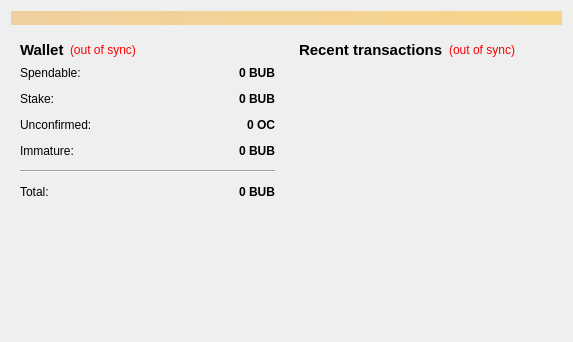
<?xml version="1.0" encoding="UTF-8"?>
<ui version="4.0">
 <class>OverviewPage</class>
 <widget class="QWidget" name="OverviewPage">
  <property name="geometry">
   <rect>
    <x>0</x>
    <y>0</y>
    <width>573</width>
    <height>342</height>
   </rect>
  </property>
  <property name="windowTitle">
   <string>Form</string>
  </property>
  <layout class="QVBoxLayout" name="topLayout">
   <item>
    <widget class="QLabel" name="labelAlerts">
     <property name="visible">
      <bool>false</bool>
     </property>
     <property name="styleSheet">
      <string notr="true">background-color: qlineargradient(x1: 0, y1: 0, x2: 1, y2: 0, stop:0 #F0D0A0, stop:1 #F8D488);  color:#000000
</string>
     </property>
     <property name="wordWrap">
      <bool>true</bool>
     </property>
     <property name="margin">
      <number>3</number>
     </property>
    </widget>
   </item>
   <item>
    <layout class="QHBoxLayout" name="horizontalLayout" stretch="1,1">
     <item>
      <layout class="QVBoxLayout" name="verticalLayout_2">
       <item>
        <widget class="QWidget" name="widget" native="true">
         <layout class="QVBoxLayout" name="verticalLayout_4">
          <item>
           <layout class="QHBoxLayout" name="horizontalLayout_4">
            <item>
             <widget class="QLabel" name="label_5">
              <property name="font">
               <font>
                <pointsize>11</pointsize>
                <weight>75</weight>
                <bold>true</bold>
               </font>
              </property>
              <property name="text">
               <string>Wallet</string>
              </property>
             </widget>
            </item>
            <item>
             <widget class="QLabel" name="labelWalletStatus">
              <property name="toolTip">
               <string>The displayed information may be out of date. Your wallet automatically synchronizes with the MMR network after a connection is established, but this process has not completed yet.</string>
              </property>
              <property name="styleSheet">
               <string notr="true">QLabel { color: red; }</string>
              </property>
              <property name="text">
               <string notr="true">(out of sync)</string>
              </property>
              <property name="alignment">
               <set>Qt::AlignLeading|Qt::AlignLeft|Qt::AlignVCenter</set>
              </property>
             </widget>
            </item>
            <item>
             <spacer name="horizontalSpacer_2">
              <property name="orientation">
               <enum>Qt::Horizontal</enum>
              </property>
              <property name="sizeHint" stdset="0">
               <size>
                <width>40</width>
                <height>20</height>
               </size>
              </property>
             </spacer>
            </item>
           </layout>
          </item>
          <item>
           <layout class="QFormLayout" name="formLayout_2">
            <property name="fieldGrowthPolicy">
             <enum>QFormLayout::AllNonFixedFieldsGrow</enum>
            </property>
            <property name="horizontalSpacing">
             <number>12</number>
            </property>
            <property name="verticalSpacing">
             <number>12</number>
            </property>
            <item row="0" column="0">
             <widget class="QLabel" name="label">
              <property name="text">
               <string>Spendable:</string>
              </property>
             </widget>
            </item>
            <item row="0" column="1">
             <widget class="QLabel" name="labelBalance">
              <property name="font">
               <font>
                <weight>75</weight>
                <bold>true</bold>
               </font>
              </property>
              <property name="cursor">
               <cursorShape>IBeamCursor</cursorShape>
              </property>
              <property name="toolTip">
               <string>Your current spendable balance</string>
              </property>
              <property name="text">
               <string notr="true">0 BUB</string>
              </property>
              <property name="alignment">
               <set>Qt::AlignRight|Qt::AlignTrailing|Qt::AlignVCenter</set>
              </property>
              <property name="textInteractionFlags">
               <set>Qt::LinksAccessibleByMouse|Qt::TextSelectableByKeyboard|Qt::TextSelectableByMouse</set>
              </property>
             </widget>
            </item>
            <item row="1" column="0">
             <widget class="QLabel" name="label_6">
              <property name="text">
               <string>Stake:</string>
              </property>
             </widget>
            </item>
            <item row="1" column="1">
             <widget class="QLabel" name="labelStake">
              <property name="font">
               <font>
                <weight>75</weight>
                <bold>true</bold>
               </font>
              </property>
              <property name="cursor">
               <cursorShape>IBeamCursor</cursorShape>
              </property>
              <property name="toolTip">
               <string>Total of coins that was staked, and do not yet count toward the current balance</string>
              </property>
              <property name="text">
               <string notr="true">0 BUB</string>
              </property>
              <property name="alignment">
               <set>Qt::AlignRight|Qt::AlignTrailing|Qt::AlignVCenter</set>
              </property>
              <property name="textInteractionFlags">
               <set>Qt::LinksAccessibleByMouse|Qt::TextSelectableByKeyboard|Qt::TextSelectableByMouse</set>
              </property>
             </widget>
            </item>
            <item row="2" column="0">
             <widget class="QLabel" name="label_3">
              <property name="text">
               <string>Unconfirmed:</string>
              </property>
             </widget>
            </item>
            <item row="2" column="1">
             <widget class="QLabel" name="labelUnconfirmed">
              <property name="font">
               <font>
                <weight>75</weight>
                <bold>true</bold>
               </font>
              </property>
              <property name="cursor">
               <cursorShape>IBeamCursor</cursorShape>
              </property>
              <property name="toolTip">
               <string>Total of transactions that have yet to be confirmed, and do not yet count toward the current balance</string>
              </property>
              <property name="text">
               <string notr="true">0 OC</string>
              </property>
              <property name="alignment">
               <set>Qt::AlignRight|Qt::AlignTrailing|Qt::AlignVCenter</set>
              </property>
              <property name="textInteractionFlags">
               <set>Qt::LinksAccessibleByMouse|Qt::TextSelectableByKeyboard|Qt::TextSelectableByMouse</set>
              </property>
             </widget>
            </item>
            <item row="3" column="0">
             <widget class="QLabel" name="labelImmatureText">
              <property name="text">
               <string>Immature:</string>
              </property>
             </widget>
            </item>
            <item row="3" column="1">
             <widget class="QLabel" name="labelImmature">
              <property name="font">
               <font>
                <weight>75</weight>
                <bold>true</bold>
               </font>
              </property>
              <property name="toolTip">
               <string>Mined balance that has not yet matured</string>
              </property>
              <property name="text">
               <string notr="true">0 BUB</string>
              </property>
              <property name="alignment">
               <set>Qt::AlignRight|Qt::AlignTrailing|Qt::AlignVCenter</set>
              </property>
              <property name="textInteractionFlags">
               <set>Qt::LinksAccessibleByMouse|Qt::TextSelectableByKeyboard|Qt::TextSelectableByMouse</set>
              </property>
             </widget>
            </item>
            <item row="4" column="0" colspan="2">
             <widget class="Line" name="line">
              <property name="orientation">
               <enum>Qt::Horizontal</enum>
              </property>
             </widget>
            </item>
            <item row="5" column="0">
             <widget class="QLabel" name="labelTotalText">
              <property name="text">
               <string>Total:</string>
              </property>
             </widget>
            </item>
            <item row="5" column="1">
             <widget class="QLabel" name="labelTotal">
              <property name="font">
               <font>
                <weight>75</weight>
                <bold>true</bold>
               </font>
              </property>
              <property name="cursor">
               <cursorShape>IBeamCursor</cursorShape>
              </property>
              <property name="toolTip">
               <string>Your current total balance</string>
              </property>
              <property name="text">
               <string notr="true">0 BUB</string>
              </property>
              <property name="alignment">
               <set>Qt::AlignRight|Qt::AlignTrailing|Qt::AlignVCenter</set>
              </property>
              <property name="textInteractionFlags">
               <set>Qt::LinksAccessibleByMouse|Qt::TextSelectableByKeyboard|Qt::TextSelectableByMouse</set>
              </property>
             </widget>
            </item>
           </layout>
          </item>
         </layout>
        </widget>
       </item>
       <item>
        <spacer name="verticalSpacer">
         <property name="orientation">
          <enum>Qt::Vertical</enum>
         </property>
         <property name="sizeHint" stdset="0">
          <size>
           <width>20</width>
           <height>40</height>
          </size>
         </property>
        </spacer>
       </item>
      </layout>
     </item>
     <item>
      <layout class="QVBoxLayout" name="verticalLayout_3">
       <item>
        <widget class="QWidget" name="widget_2" native="true">
         <layout class="QVBoxLayout" name="verticalLayout">
          <item>
           <layout class="QHBoxLayout" name="horizontalLayout_2">
            <item>
             <widget class="QLabel" name="label_4">
              <property name="font">
               <font>
                <pointsize>11</pointsize>
                <weight>75</weight>
                <bold>true</bold>
               </font>
              </property>
              <property name="text">
               <string>&lt;b&gt;Recent transactions&lt;/b&gt;</string>
              </property>
             </widget>
            </item>
            <item>
             <widget class="QLabel" name="labelTransactionsStatus">
              <property name="toolTip">
               <string>The displayed information may be out of date. Your wallet automatically synchronizes with the MMR network after a connection is established, but this process has not completed yet.</string>
              </property>
              <property name="styleSheet">
               <string notr="true">QLabel { color: red; }</string>
              </property>
              <property name="text">
               <string notr="true">(out of sync)</string>
              </property>
              <property name="alignment">
               <set>Qt::AlignRight|Qt::AlignTrailing|Qt::AlignVCenter</set>
              </property>
             </widget>
            </item>
            <item>
             <spacer name="horizontalSpacer">
              <property name="orientation">
               <enum>Qt::Horizontal</enum>
              </property>
              <property name="sizeHint" stdset="0">
               <size>
                <width>40</width>
                <height>20</height>
               </size>
              </property>
             </spacer>
            </item>
           </layout>
          </item>
          <item>
           <widget class="QListView" name="listTransactions">
            <property name="styleSheet">
             <string notr="true">QListView { background: transparent; }</string>
            </property>
            <property name="frameShape">
             <enum>QFrame::NoFrame</enum>
            </property>
            <property name="verticalScrollBarPolicy">
             <enum>Qt::ScrollBarAlwaysOff</enum>
            </property>
            <property name="horizontalScrollBarPolicy">
             <enum>Qt::ScrollBarAlwaysOff</enum>
            </property>
            <property name="selectionMode">
             <enum>QAbstractItemView::NoSelection</enum>
            </property>
           </widget>
          </item>
         </layout>
        </widget>
       </item>
      </layout>
     </item>
    </layout>
   </item>
  </layout>
 </widget>
 <resources/>
 <connections/>
</ui>
